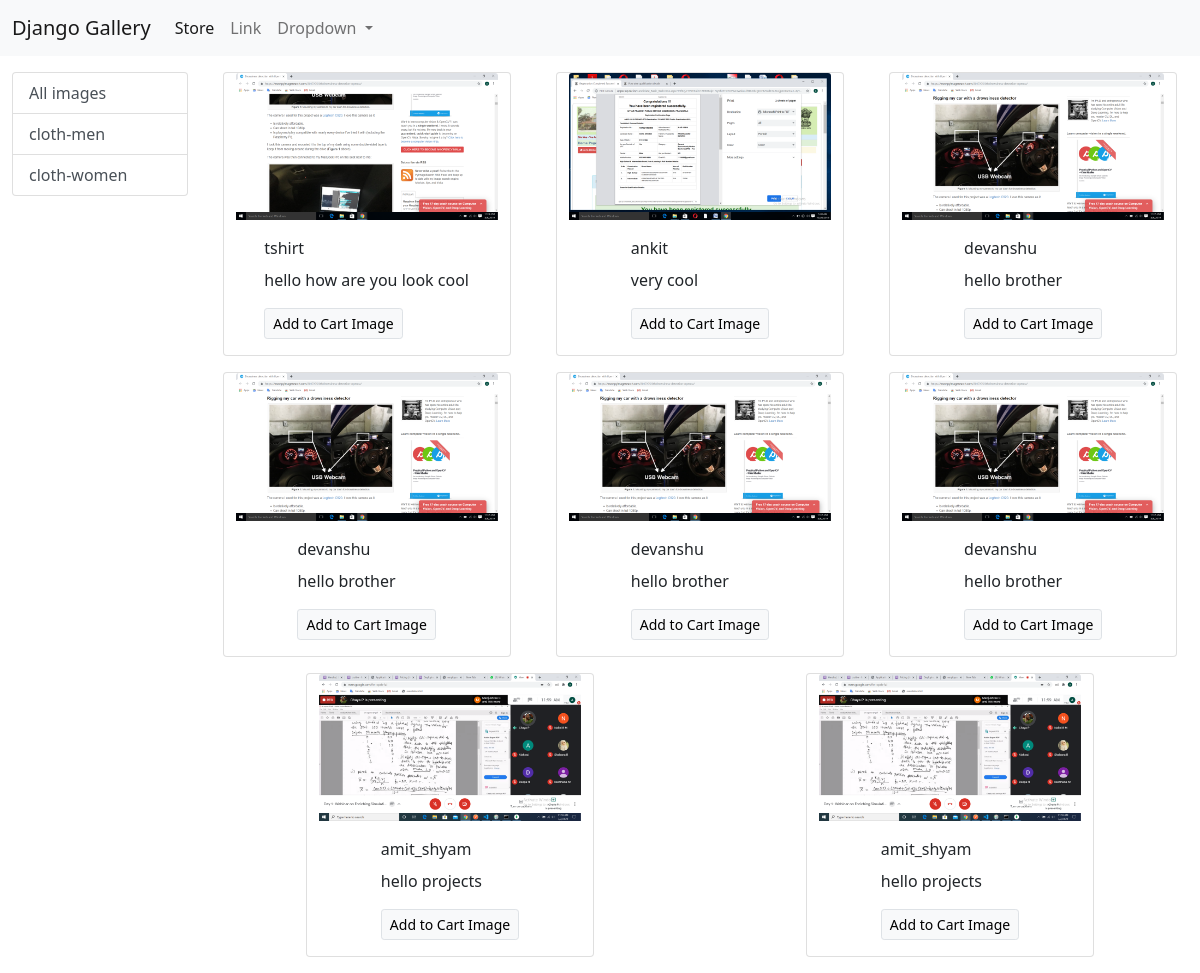
Page /index?category=1 on the committed database.
### User/models.py (models this page shows, shortened)
class Category(models.Model):
    name = models.CharField(max_length= 50)
    @staticmethod
    def get_all_categories():
        return Category.objects.all()

class Image(models.Model):
    title = models.CharField(max_length = 200)
    picture = models.ImageField(upload_to = 'uploads')
    description = models.TextField()
    category = models.ForeignKey('Category',on_delete=models.CASCADE)
    @staticmethod
    def get_all_images_by_id(category_id):
        if category_id:
            return Image.objects.filter(category = category_id)
        else:
            return Image.get_all_images()

### User/views.py (the view)
# urls.py: path('index',views.index,name = "index"),
def index(request):
    image = None
    categories = Category.get_all_categories()
    categoryID = request.GET.get('category')
    if categoryID:
        image = Image.get_all_images_by_id(categoryID)
    else:
        image = Image.get_all_images()
    data = {}
    data['image'] = image
    data['categories'] = categories
    return render(request,'index.html',data)

### templates/index.html
{% extends "base.html" %}
{% block content %}
<div class="container-fluid mt-3">
    <div class="row">
        <div class="col-lg-2 mx-auto">
            <div class="list-group">
                <a href="/index?category={{category.id}}"
                    class="list-group-item list-group-item-action ">All images</a>
                {% for category in categories %}
                <a href="/index?category={{category.id}}"
                    class="list-group-item list-group-item-action ">{{category.name}}</a>
                {% endfor %}
            </div>
        </div>
        <div id="All_Images" class="col-lg-10 mx-auto">
            <div class="row">
                {% for obj in image %}
                <div class="card mx-auto mb-3" style="width: 18rem;">
                    <img src="{{obj.picture.url}}" class="card-img-top" alt="Image on card">
                    <div class="card-body mx-auto">
                        <p class="card-title">{{obj.title}}</p>
                        <p class="card-text">{{obj.description}}</p>
                        <a href="#" class="btn btn-light border btn-sm">Add to Cart Image</a>
                    </div>
                </div>
                {% endfor %}
            </div>
        </div>
    </div>
</div>
{% endblock %}

### rows in the picture
Category: name "cloth-men"
Category: name "cloth-women"
Image: picture (picture), title "tshirt", description "hello how are you look cool"
Image: picture (picture), title "ankit", description "very cool"
Image: picture (picture), title "devanshu", description "hello brother"
Image: picture (picture), title "devanshu", description "hello brother"
Image: picture (picture), title "devanshu", description "hello brother"
Image: picture (picture), title "devanshu", description "hello brother"
Image: picture (picture), title "amit_shyam", description "hello projects"
Image: picture (picture), title "amit_shyam", description "hello projects"
